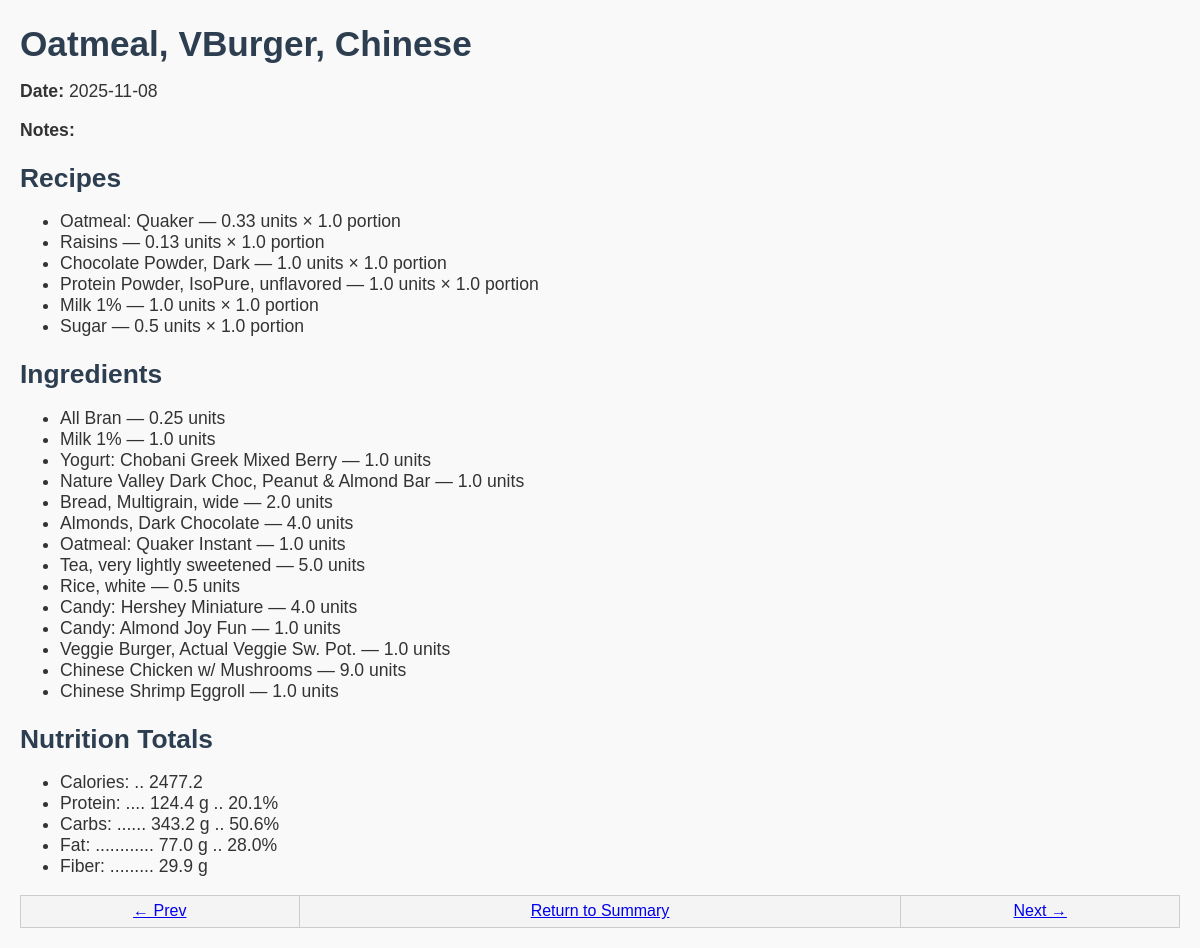
The page /view/menu/32 on the database its author committed.
### tables this page shows
CREATE TABLE menus (
    id INTEGER PRIMARY KEY AUTOINCREMENT,
    name TEXT NOT NULL,
    date TEXT,
    notes TEXT
);

CREATE TABLE recipe_items (
    id INTEGER PRIMARY KEY AUTOINCREMENT,
    recipe_id INTEGER NOT NULL,
    ingredient_id INTEGER NOT NULL,
    amount REAL NOT NULL,
    unit TEXT,
    FOREIGN KEY (recipe_id) REFERENCES recipes(id),
    FOREIGN KEY (ingredient_id) REFERENCES ingredients(id)
);

CREATE TABLE ingredients (
    id INTEGER PRIMARY KEY AUTOINCREMENT,
    name TEXT NOT NULL,
    quantity REAL NOT NULL,
    unit TEXT NOT NULL,
    calories REAL,
    protein_g REAL,
    fiber_g REAL,
    fat_g REAL,
    carbs_g REAL,
    notes TEXT
);

CREATE TABLE menu_recipes (
    id INTEGER PRIMARY KEY AUTOINCREMENT,
    menu_id INTEGER NOT NULL,
    recipe_id INTEGER NOT NULL,
    portion REAL DEFAULT 1.0,
    FOREIGN KEY (menu_id) REFERENCES menus(id),
    FOREIGN KEY (recipe_id) REFERENCES recipes(id)
);

CREATE TABLE menu_items (
    id INTEGER PRIMARY KEY AUTOINCREMENT,
    menu_id INTEGER NOT NULL,
    ingredient_id INTEGER NOT NULL,
    amount REAL NOT NULL,
    unit TEXT,
    FOREIGN KEY (menu_id) REFERENCES menus(id),
    FOREIGN KEY (ingredient_id) REFERENCES ingredients(id)
);

### app.py (the view)
@app.route("/view/menu/<int:menu_id>")
def view_menu(menu_id):
    conn = sqlite3.connect("data/diet_tracker.db")
    c = conn.cursor()
    c.execute("SELECT id, name, date, notes FROM menus WHERE id = ?", (menu_id,))
    menu = c.fetchone()
    today = menu[2]
    c.execute("SELECT id FROM menus WHERE date < ? ORDER BY date DESC LIMIT 1", (today,))
    prev_menu = c.fetchone()
    prev_id = prev_menu[0] if prev_menu else None
    c.execute("SELECT id FROM menus WHERE date > ? ORDER BY date ASC LIMIT 1", (today,))
    next_menu = c.fetchone()
    next_id = next_menu[0] if next_menu else None
    c.execute("""
        SELECT r.name, mr.portion, ri.ingredient_id, ri.amount, i.name,
              i.calories, i.protein_g, i.carbs_g, i.fiber_g, i.fat_g, i.quantity
        FROM menu_recipes mr
        JOIN recipes r ON mr.recipe_id = r.id
        JOIN recipe_items ri ON ri.recipe_id = r.id
        JOIN ingredients i ON ri.ingredient_id = i.id
        WHERE mr.menu_id = ?
    """, (menu_id,))
    recipe_items = c.fetchall()
    c.execute("""
        SELECT i.name, mi.amount, i.calories, i.protein_g, i.carbs_g, i.fiber_g, i.fat_g, i.quantity
        FROM menu_items mi
        JOIN ingredients i ON mi.ingredient_id = i.id
        WHERE mi.menu_id = ?
    """, (menu_id,))
    direct_items = c.fetchall()
    c.execute("SELECT name, date, notes FROM menus WHERE id = ?", (menu_id,))
    menu = c.fetchone()
    today = menu[1]
    daily_data = get_daily_nutrition(c, today, today)
    conn.close()
    row = daily_data[0]  # ('2025-10-21', calories, carbs, protein, fiber, fat)
    per_prot = round((100*row[3] * 4) / row[1], 1) if row[1] else 0
    per_carb = round((100*(row[2]-row[4]) * 4) / row[1], 1) if row[1] else 0
    per_fat  = round((100*row[5] * 9) / row[1], 1) if row[1] else 0
    totals = {"calories": row[1],
              "carbs": row[2],
              "protein": row[3],
               "fiber": row[4],
               "fat": row[5],
               "pct_carb":per_carb,
               "pct_prot":per_prot,
               "pct_fat":per_fat }
    return render_template("view_menu.html",
        menu=menu,
        recipe_items=recipe_items,
        direct_items=direct_items,
        totals=totals,
        prev_id=prev_id,
        next_id=next_id
    )

### templates/view_menu.html (shortened to what this page needs)
<!DOCTYPE html>
<html>
<head>
    <link rel="stylesheet" href="{{ url_for('static', filename='style.css') }}">
</head>
<body>
    <h1>{{ menu[0] }}</h1>
    <p><strong>Date:</strong> {{ menu[1] }}</p>
    <p><strong>Notes:</strong> {{ menu[2] }}</p>
    <h2>Recipes</h2>
    <ul>
    {% for r in recipe_items %}
        <li>{{ r[4] }} — {{ r[3] }} units × {{ r[1] }} portion</li>
    {% endfor %}
    </ul>
    <h2>Ingredients</h2>
    <ul>
    {% for i in direct_items %}
        <li>{{ i[0] }} — {{ i[1] }} units</li>
    {% endfor %}
    </ul>
    <h2>Nutrition Totals</h2>
    <ul>
    <li>Calories: .. {{ totals.calories | round(1) }}</li>
    <li>Protein: .... {{ totals.protein | round(1) }} g .. {{ totals.pct_prot }}%</li>
    <li>Carbs: ...... {{ totals.carbs | round(1) }} g .. {{ totals.pct_carb }}%</li>
    <li>Fat: ............ {{ totals.fat | round(1) }} g .. {{ totals.pct_fat }}%</li>
    <li>Fiber: ......... {{ totals.fiber | round(1) }} g</li>
    </ul>
    <div class="form-actions">
    <table class="macro-table">
    <tbody>
        <tr><td>
        {% if prev_id %}
            <a href="{{ url_for('view_menu', menu_id=prev_id) }}" class="button">← Prev</a>
        {% endif %}
        </td><td>
        <a href="/" class="button">Return to Summary</a>
        </td><td>
        {% if next_id %}
            <a href="{{ url_for('view_menu', menu_id=next_id) }}" class="button">Next →</a>
        {% endif %}
    </td></tr>
    </tbody>
    </table>
    </div>
</body>
</html>

### static/style.css (style rules this page uses)
body { font-family: Arial, sans-serif; margin: 20px; background-color: #f9f9f9; color: #333; }
h1, h2 { color: #2c3e50; margin-bottom: 10px; }
.macro-table { width: 100%; border-collapse: collapse; margin-top: 1em; }
.macro-table th, .macro-table td { border: 1px solid #ccc; padding: 0.5em; text-align: center; background-color: #f4f4f4; font-size: 1em; }
@media only screen and (min-width: 769px) { body { font-size: 1.1em; } }
@media only screen and (min-width: 769px) { .macro-table th, .macro-table td { font-size: 1rem; padding: 0.4em 0.6em; } }

### rows shown on the page
menus: name "Oatmeal, VBurger, Chinese", date "2025-11-08"
recipe_items: name "Oatmeal: Quaker", amount "0.33", portion "1.0"
recipe_items: name "Raisins", amount "0.13", portion "1.0"
recipe_items: name "Chocolate Powder, Dark", amount "1.0", portion "1.0"
recipe_items: name "Protein Powder, IsoPure, unflavored", amount "1.0", portion "1.0"
recipe_items: name "Milk 1%", amount "1.0", portion "1.0"
recipe_items: name "Sugar", amount "0.5", portion "1.0"
menu_items: name "All Bran", amount "0.25"
menu_items: name "Milk 1%", amount "1.0"
menu_items: name "Yogurt: Chobani Greek Mixed Berry", amount "1.0"
menu_items: name "Nature Valley Dark Choc, Peanut & Almond Bar", amount "1.0"
menu_items: name "Bread, Multigrain, wide", amount "2.0"
menu_items: name "Almonds, Dark Chocolate", amount "4.0"
menu_items: name "Oatmeal: Quaker Instant", amount "1.0"
menu_items: name "Tea, very lightly sweetened", amount "5.0"
menu_items: name "Rice, white", amount "0.5"
menu_items: name "Candy: Hershey Miniature", amount "4.0"
menu_items: name "Candy: Almond Joy Fun", amount "1.0"
menu_items: name "Veggie Burger, Actual Veggie Sw. Pot.", amount "1.0"
menu_items: name "Chinese Chicken w/ Mushrooms", amount "9.0"
menu_items: name "Chinese Shrimp Eggroll", amount "1.0"

### other values the page prints
{{ totals.calories | round(1) }} "2477.2"
{{ totals.protein | round(1) }} "124.4"
{{ totals.pct_prot }} "20.1"
{{ totals.carbs | round(1) }} "343.2"
{{ totals.pct_carb }} "50.6"
{{ totals.fat | round(1) }} "77.0"
{{ totals.pct_fat }} "28.0"
{{ totals.fiber | round(1) }} "29.9"
